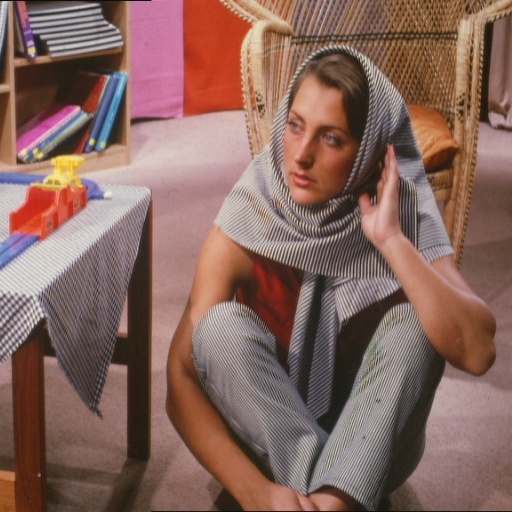
%> input picture Leccion 7/barbara.jpg, 512 x 512 px
$ octave ejemplo1.m   (GNU Octave 9; MATLAB toolbox functions it lacks are replaced by stand-ins)
%> lines starting %> are read from the running program, lines starting %| are printed output that depends on the picture
clc; clear; close all;
pkg load image;

A  = imread('barbara.jpg');
%> A is the input picture: size 512x512x3 uint8; mean R, G, B 134.6, 102.1, 93.5
A=imresize(A,[128,128]);
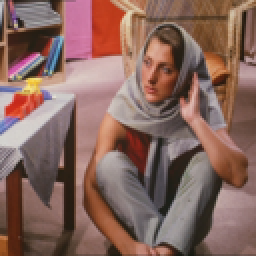
%> A: size 128x128x3 uint8 (shown 2 times larger); mean R, G, B 134.7, 102.2, 93.5
subplot(1,2,1);
imshow(A);
title('Imagen Original');

#Traslacion deltax y deltay de la imagen
[m,n,r] = size(A);
%> m = 128; n = 128; r = 3
B=uint8(zeros(m,n,r));
Lx=Ly=75;
Ax=Ay=15;
for x=1:m
  for y=1:n
    x_t=mod(round(x+Ax*sin((2*pi*y)/Lx)),m); #Valor entre 0 y m-1 MODULO m redondeado
    y_t=mod(round(y+Ay*sin((2*pi*x)/Ly)),n); #Valor entre 0 y n-1 MODULO n redondiado #lo mismo de arriba sin el modulo
    x_aux=round(x+Ax*sin((2*pi*y)/Lx));
    y_aux=round(y+Ay*sin((2*pi*x)/Ly));
    if and(x_t==x_aux,y_t==y_aux)
      B(x_t+1,y_t+1,:) = A(x,y,:);
    endif
   endfor
endfor
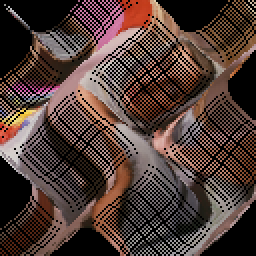
%> B: size 128x128x3 uint8 (shown 2 times larger); mean R, G, B 78, 59, 53.7
subplot(1,2,2);
imshow(B);
title('Imagen con Rippling');
